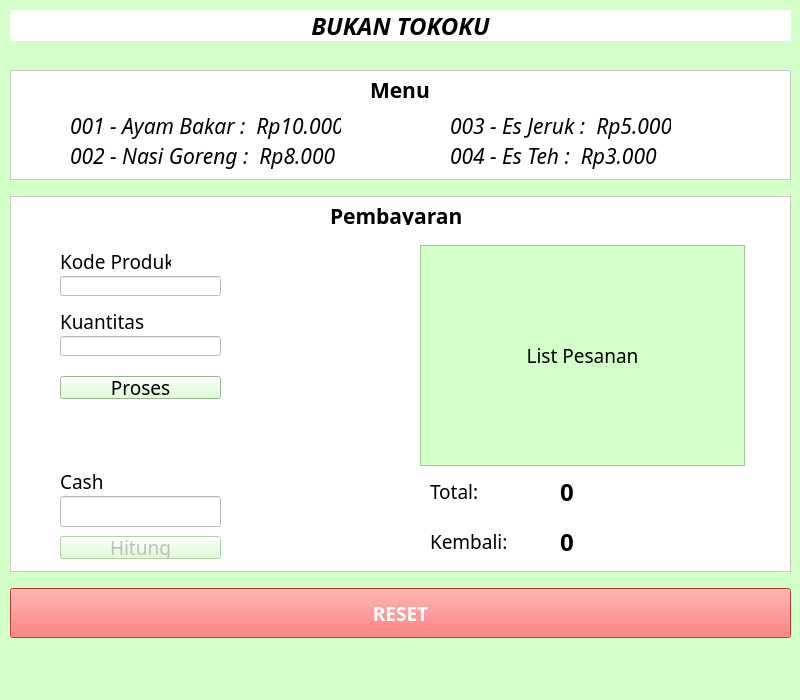
<?xml version="1.0" encoding="UTF-8"?>
<ui version="4.0">
 <class>MainWindow</class>
 <widget class="QMainWindow" name="MainWindow">
  <property name="enabled">
   <bool>true</bool>
  </property>
  <property name="geometry">
   <rect>
    <x>0</x>
    <y>0</y>
    <width>800</width>
    <height>700</height>
   </rect>
  </property>
  <property name="minimumSize">
   <size>
    <width>800</width>
    <height>700</height>
   </size>
  </property>
  <property name="windowTitle">
   <string>Aplikai Mesin Kasir</string>
  </property>
  <property name="autoFillBackground">
   <bool>false</bool>
  </property>
  <property name="styleSheet">
   <string notr="true">background-color:#d3ffc9</string>
  </property>
  <widget class="QWidget" name="centralwidget">
   <property name="layoutDirection">
    <enum>Qt::LeftToRight</enum>
   </property>
   <property name="styleSheet">
    <string notr="true"/>
   </property>
   <widget class="QFrame" name="navbar_frame">
    <property name="geometry">
     <rect>
      <x>0</x>
      <y>0</y>
      <width>801</width>
      <height>51</height>
     </rect>
    </property>
    <property name="styleSheet">
     <string notr="true">background-color: transparent

</string>
    </property>
    <property name="frameShape">
     <enum>QFrame::StyledPanel</enum>
    </property>
    <property name="frameShadow">
     <enum>QFrame::Raised</enum>
    </property>
    <layout class="QHBoxLayout" name="horizontalLayout_2">
     <item>
      <widget class="QLabel" name="label_6">
       <property name="font">
        <font>
         <family>Bodoni MT Black</family>
         <pointsize>18</pointsize>
         <weight>75</weight>
         <italic>true</italic>
         <bold>true</bold>
         <underline>false</underline>
        </font>
       </property>
       <property name="styleSheet">
        <string notr="true">background-color:white
</string>
       </property>
       <property name="text">
        <string>BUKAN TOKOKU</string>
       </property>
       <property name="alignment">
        <set>Qt::AlignCenter</set>
       </property>
      </widget>
     </item>
    </layout>
   </widget>
   <widget class="QFrame" name="sub_frame1">
    <property name="geometry">
     <rect>
      <x>0</x>
      <y>50</y>
      <width>801</width>
      <height>611</height>
     </rect>
    </property>
    <property name="styleSheet">
     <string notr="true">background-color: transparent

</string>
    </property>
    <property name="frameShape">
     <enum>QFrame::StyledPanel</enum>
    </property>
    <property name="frameShadow">
     <enum>QFrame::Raised</enum>
    </property>
    <layout class="QVBoxLayout" name="verticalLayout">
     <item>
      <widget class="QFrame" name="menu_frame">
       <property name="minimumSize">
        <size>
         <width>0</width>
         <height>110</height>
        </size>
       </property>
       <property name="maximumSize">
        <size>
         <width>16777215</width>
         <height>110</height>
        </size>
       </property>
       <property name="styleSheet">
        <string notr="true">background-color:white
</string>
       </property>
       <property name="frameShape">
        <enum>QFrame::StyledPanel</enum>
       </property>
       <property name="frameShadow">
        <enum>QFrame::Raised</enum>
       </property>
       <widget class="QLabel" name="label">
        <property name="geometry">
         <rect>
          <x>360</x>
          <y>10</y>
          <width>61</width>
          <height>19</height>
         </rect>
        </property>
        <property name="font">
         <font>
          <family>Bodoni MT Black</family>
          <pointsize>16</pointsize>
          <weight>75</weight>
          <italic>false</italic>
          <bold>true</bold>
         </font>
        </property>
        <property name="layoutDirection">
         <enum>Qt::LeftToRight</enum>
        </property>
        <property name="text">
         <string>Menu</string>
        </property>
       </widget>
       <widget class="QLabel" name="label_2">
        <property name="geometry">
         <rect>
          <x>60</x>
          <y>40</y>
          <width>271</width>
          <height>31</height>
         </rect>
        </property>
        <property name="font">
         <font>
          <family>Bodoni MT</family>
          <pointsize>16</pointsize>
          <weight>50</weight>
          <italic>true</italic>
          <bold>false</bold>
         </font>
        </property>
        <property name="layoutDirection">
         <enum>Qt::LeftToRight</enum>
        </property>
        <property name="text">
         <string>001 - Ayam Bakar :  Rp10.000</string>
        </property>
       </widget>
       <widget class="QLabel" name="label_3">
        <property name="geometry">
         <rect>
          <x>60</x>
          <y>70</y>
          <width>271</width>
          <height>31</height>
         </rect>
        </property>
        <property name="font">
         <font>
          <family>Bodoni MT</family>
          <pointsize>16</pointsize>
          <weight>50</weight>
          <italic>true</italic>
          <bold>false</bold>
         </font>
        </property>
        <property name="layoutDirection">
         <enum>Qt::LeftToRight</enum>
        </property>
        <property name="text">
         <string>002 - Nasi Goreng :  Rp8.000</string>
        </property>
       </widget>
       <widget class="QLabel" name="label_4">
        <property name="geometry">
         <rect>
          <x>440</x>
          <y>40</y>
          <width>221</width>
          <height>31</height>
         </rect>
        </property>
        <property name="font">
         <font>
          <family>Bodoni MT</family>
          <pointsize>16</pointsize>
          <weight>50</weight>
          <italic>true</italic>
          <bold>false</bold>
         </font>
        </property>
        <property name="layoutDirection">
         <enum>Qt::LeftToRight</enum>
        </property>
        <property name="text">
         <string>003 - Es Jeruk :  Rp5.000</string>
        </property>
       </widget>
       <widget class="QLabel" name="label_5">
        <property name="geometry">
         <rect>
          <x>440</x>
          <y>70</y>
          <width>221</width>
          <height>31</height>
         </rect>
        </property>
        <property name="font">
         <font>
          <family>Bodoni MT</family>
          <pointsize>16</pointsize>
          <weight>50</weight>
          <italic>true</italic>
          <bold>false</bold>
         </font>
        </property>
        <property name="layoutDirection">
         <enum>Qt::LeftToRight</enum>
        </property>
        <property name="text">
         <string>004 - Es Teh :  Rp3.000</string>
        </property>
       </widget>
      </widget>
     </item>
     <item>
      <widget class="QFrame" name="pembayaran_frame">
       <property name="maximumSize">
        <size>
         <width>16777215</width>
         <height>376</height>
        </size>
       </property>
       <property name="font">
        <font>
         <pointsize>14</pointsize>
        </font>
       </property>
       <property name="cursor">
        <cursorShape>ArrowCursor</cursorShape>
       </property>
       <property name="styleSheet">
        <string notr="true">background-color:white
</string>
       </property>
       <property name="frameShape">
        <enum>QFrame::StyledPanel</enum>
       </property>
       <property name="frameShadow">
        <enum>QFrame::Raised</enum>
       </property>
       <widget class="QLabel" name="label_11">
        <property name="geometry">
         <rect>
          <x>320</x>
          <y>10</y>
          <width>141</width>
          <height>19</height>
         </rect>
        </property>
        <property name="font">
         <font>
          <family>Bodoni MT Black</family>
          <pointsize>16</pointsize>
          <weight>75</weight>
          <italic>false</italic>
          <bold>true</bold>
         </font>
        </property>
        <property name="layoutDirection">
         <enum>Qt::LeftToRight</enum>
        </property>
        <property name="text">
         <string>Pembayaran</string>
        </property>
       </widget>
       <widget class="QLabel" name="label_13">
        <property name="geometry">
         <rect>
          <x>50</x>
          <y>50</y>
          <width>111</width>
          <height>31</height>
         </rect>
        </property>
        <property name="font">
         <font>
          <family>Bodoni MT</family>
          <pointsize>14</pointsize>
          <weight>50</weight>
          <italic>false</italic>
          <bold>false</bold>
         </font>
        </property>
        <property name="layoutDirection">
         <enum>Qt::LeftToRight</enum>
        </property>
        <property name="text">
         <string>Kode Produk</string>
        </property>
       </widget>
       <widget class="QLineEdit" name="inp_kode">
        <property name="geometry">
         <rect>
          <x>50</x>
          <y>80</y>
          <width>161</width>
          <height>20</height>
         </rect>
        </property>
        <property name="font">
         <font>
          <family>Bodoni MT</family>
          <pointsize>14</pointsize>
         </font>
        </property>
        <property name="text">
         <string/>
        </property>
       </widget>
       <widget class="QLabel" name="label_14">
        <property name="geometry">
         <rect>
          <x>50</x>
          <y>110</y>
          <width>111</width>
          <height>31</height>
         </rect>
        </property>
        <property name="font">
         <font>
          <family>Bodoni MT</family>
          <pointsize>14</pointsize>
          <weight>50</weight>
          <italic>false</italic>
          <bold>false</bold>
         </font>
        </property>
        <property name="layoutDirection">
         <enum>Qt::LeftToRight</enum>
        </property>
        <property name="text">
         <string>Kuantitas</string>
        </property>
       </widget>
       <widget class="QLineEdit" name="inp_kuantitas">
        <property name="geometry">
         <rect>
          <x>50</x>
          <y>140</y>
          <width>161</width>
          <height>20</height>
         </rect>
        </property>
        <property name="font">
         <font>
          <family>Bodoni MT</family>
          <pointsize>14</pointsize>
         </font>
        </property>
        <property name="text">
         <string/>
        </property>
       </widget>
       <widget class="QFrame" name="list_frame">
        <property name="geometry">
         <rect>
          <x>410</x>
          <y>49</y>
          <width>325</width>
          <height>221</height>
         </rect>
        </property>
        <property name="styleSheet">
         <string notr="true">background-color:#d3ffc9

</string>
        </property>
        <property name="frameShape">
         <enum>QFrame::StyledPanel</enum>
        </property>
        <property name="frameShadow">
         <enum>QFrame::Raised</enum>
        </property>
        <layout class="QVBoxLayout" name="verticalLayout_2">
         <item>
          <widget class="QLabel" name="label_15">
           <property name="maximumSize">
            <size>
             <width>16777215</width>
             <height>30</height>
            </size>
           </property>
           <property name="font">
            <font>
             <family>Bodoni MT</family>
             <pointsize>14</pointsize>
             <weight>50</weight>
             <italic>false</italic>
             <bold>false</bold>
            </font>
           </property>
           <property name="layoutDirection">
            <enum>Qt::LeftToRight</enum>
           </property>
           <property name="text">
            <string>List Pesanan</string>
           </property>
           <property name="alignment">
            <set>Qt::AlignCenter</set>
           </property>
          </widget>
         </item>
        </layout>
       </widget>
       <widget class="QPushButton" name="btn_proses">
        <property name="geometry">
         <rect>
          <x>50</x>
          <y>180</y>
          <width>161</width>
          <height>23</height>
         </rect>
        </property>
        <property name="font">
         <font>
          <family>Bodoni MT</family>
          <pointsize>14</pointsize>
         </font>
        </property>
        <property name="cursor">
         <cursorShape>PointingHandCursor</cursorShape>
        </property>
        <property name="styleSheet">
         <string notr="true">background-color:#d3ffc9

</string>
        </property>
        <property name="text">
         <string>Proses</string>
        </property>
       </widget>
       <widget class="QLabel" name="label_16">
        <property name="geometry">
         <rect>
          <x>420</x>
          <y>280</y>
          <width>51</width>
          <height>31</height>
         </rect>
        </property>
        <property name="font">
         <font>
          <family>Bodoni MT</family>
          <pointsize>14</pointsize>
          <weight>50</weight>
          <italic>false</italic>
          <bold>false</bold>
         </font>
        </property>
        <property name="layoutDirection">
         <enum>Qt::LeftToRight</enum>
        </property>
        <property name="text">
         <string>Total:</string>
        </property>
       </widget>
       <widget class="QLabel" name="data_total">
        <property name="geometry">
         <rect>
          <x>550</x>
          <y>270</y>
          <width>131</width>
          <height>51</height>
         </rect>
        </property>
        <property name="font">
         <font>
          <family>Bodoni MT</family>
          <pointsize>18</pointsize>
          <weight>75</weight>
          <italic>false</italic>
          <bold>true</bold>
         </font>
        </property>
        <property name="layoutDirection">
         <enum>Qt::LeftToRight</enum>
        </property>
        <property name="text">
         <string>0</string>
        </property>
       </widget>
       <widget class="QLabel" name="label_18">
        <property name="geometry">
         <rect>
          <x>50</x>
          <y>270</y>
          <width>91</width>
          <height>31</height>
         </rect>
        </property>
        <property name="font">
         <font>
          <family>Bodoni MT</family>
          <pointsize>14</pointsize>
          <weight>50</weight>
          <italic>false</italic>
          <bold>false</bold>
         </font>
        </property>
        <property name="layoutDirection">
         <enum>Qt::LeftToRight</enum>
        </property>
        <property name="text">
         <string>Cash</string>
        </property>
       </widget>
       <widget class="QLineEdit" name="inp_cash">
        <property name="enabled">
         <bool>false</bool>
        </property>
        <property name="geometry">
         <rect>
          <x>50</x>
          <y>300</y>
          <width>161</width>
          <height>31</height>
         </rect>
        </property>
        <property name="font">
         <font>
          <family>Bodoni MT</family>
          <pointsize>18</pointsize>
          <weight>75</weight>
          <bold>true</bold>
         </font>
        </property>
        <property name="text">
         <string/>
        </property>
       </widget>
       <widget class="QPushButton" name="btn_hitung">
        <property name="enabled">
         <bool>false</bool>
        </property>
        <property name="geometry">
         <rect>
          <x>50</x>
          <y>340</y>
          <width>161</width>
          <height>23</height>
         </rect>
        </property>
        <property name="font">
         <font>
          <family>Bodoni MT</family>
          <pointsize>14</pointsize>
         </font>
        </property>
        <property name="cursor">
         <cursorShape>PointingHandCursor</cursorShape>
        </property>
        <property name="styleSheet">
         <string notr="true">background-color:#d3ffc9

</string>
        </property>
        <property name="text">
         <string>Hitung</string>
        </property>
       </widget>
       <widget class="QLabel" name="label_19">
        <property name="geometry">
         <rect>
          <x>420</x>
          <y>330</y>
          <width>91</width>
          <height>31</height>
         </rect>
        </property>
        <property name="font">
         <font>
          <family>Bodoni MT</family>
          <pointsize>14</pointsize>
          <weight>50</weight>
          <italic>false</italic>
          <bold>false</bold>
         </font>
        </property>
        <property name="layoutDirection">
         <enum>Qt::LeftToRight</enum>
        </property>
        <property name="text">
         <string>Kembali:</string>
        </property>
       </widget>
       <widget class="QLabel" name="data_kembali">
        <property name="geometry">
         <rect>
          <x>550</x>
          <y>320</y>
          <width>131</width>
          <height>51</height>
         </rect>
        </property>
        <property name="font">
         <font>
          <family>Bodoni MT</family>
          <pointsize>18</pointsize>
          <weight>75</weight>
          <italic>false</italic>
          <bold>true</bold>
         </font>
        </property>
        <property name="layoutDirection">
         <enum>Qt::LeftToRight</enum>
        </property>
        <property name="text">
         <string>0</string>
        </property>
       </widget>
      </widget>
     </item>
     <item>
      <widget class="QPushButton" name="btn_reset">
       <property name="minimumSize">
        <size>
         <width>0</width>
         <height>50</height>
        </size>
       </property>
       <property name="maximumSize">
        <size>
         <width>16777215</width>
         <height>50</height>
        </size>
       </property>
       <property name="font">
        <font>
         <family>Bodoni MT</family>
         <pointsize>14</pointsize>
         <weight>75</weight>
         <bold>true</bold>
        </font>
       </property>
       <property name="styleSheet">
        <string notr="true">background-color:rgb(255, 76, 76);
color:white</string>
       </property>
       <property name="text">
        <string>RESET</string>
       </property>
      </widget>
     </item>
    </layout>
   </widget>
  </widget>
  <widget class="QStatusBar" name="statusbar"/>
 </widget>
 <resources/>
 <connections/>
</ui>
